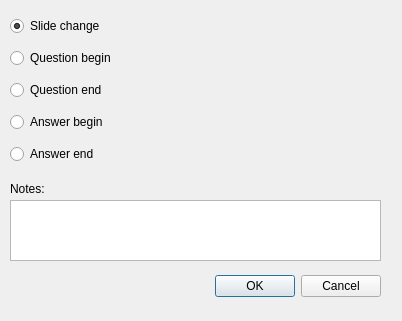
<?xml version="1.0" encoding="UTF-8"?>
<ui version="4.0">
 <class>CMarkDialog</class>
 <widget class="QDialog" name="CMarkDialog">
  <property name="geometry">
   <rect>
    <x>0</x>
    <y>0</y>
    <width>402</width>
    <height>321</height>
   </rect>
  </property>
  <property name="windowTitle">
   <string>Mark type...</string>
  </property>
  <widget class="QDialogButtonBox" name="buttonBox">
   <property name="geometry">
    <rect>
     <x>40</x>
     <y>270</y>
     <width>341</width>
     <height>32</height>
    </rect>
   </property>
   <property name="orientation">
    <enum>Qt::Horizontal</enum>
   </property>
   <property name="standardButtons">
    <set>QDialogButtonBox::Cancel|QDialogButtonBox::Ok</set>
   </property>
  </widget>
  <widget class="QWidget" name="verticalLayoutWidget">
   <property name="geometry">
    <rect>
     <x>10</x>
     <y>10</y>
     <width>371</width>
     <height>161</height>
    </rect>
   </property>
   <layout class="QVBoxLayout" name="verticalLayout">
    <item>
     <widget class="QRadioButton" name="radioSlideChange">
      <property name="text">
       <string>Slide change</string>
      </property>
      <property name="checked">
       <bool>true</bool>
      </property>
     </widget>
    </item>
    <item>
     <widget class="QRadioButton" name="radioQBegin">
      <property name="text">
       <string>Question begin</string>
      </property>
     </widget>
    </item>
    <item>
     <widget class="QRadioButton" name="radioQEnd">
      <property name="text">
       <string>Question end</string>
      </property>
     </widget>
    </item>
    <item>
     <widget class="QRadioButton" name="radioABegin">
      <property name="text">
       <string>Answer begin</string>
      </property>
     </widget>
    </item>
    <item>
     <widget class="QRadioButton" name="radioAEnd">
      <property name="text">
       <string>Answer end</string>
      </property>
     </widget>
    </item>
   </layout>
  </widget>
  <widget class="QTextEdit" name="textNotes">
   <property name="geometry">
    <rect>
     <x>10</x>
     <y>200</y>
     <width>371</width>
     <height>61</height>
    </rect>
   </property>
  </widget>
  <widget class="QLabel" name="label">
   <property name="geometry">
    <rect>
     <x>10</x>
     <y>180</y>
     <width>66</width>
     <height>17</height>
    </rect>
   </property>
   <property name="text">
    <string>Notes:</string>
   </property>
  </widget>
 </widget>
 <resources/>
 <connections/>
</ui>
